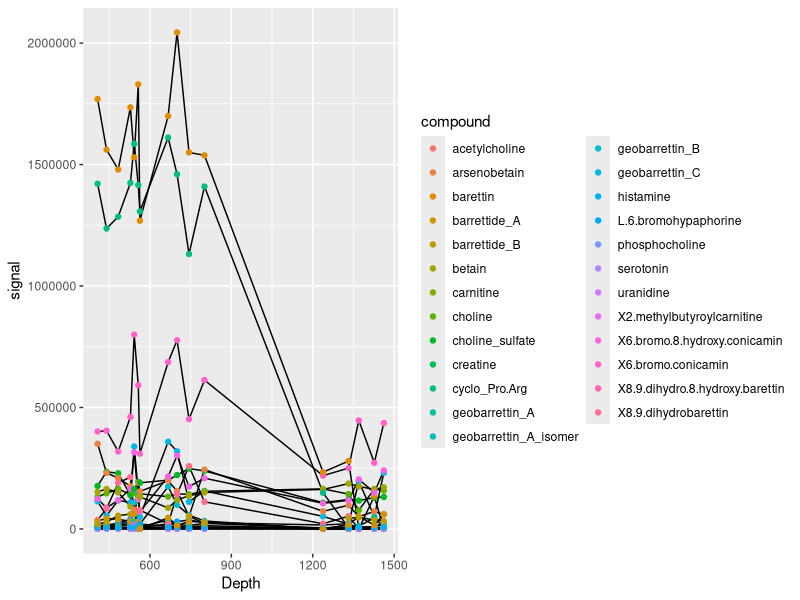
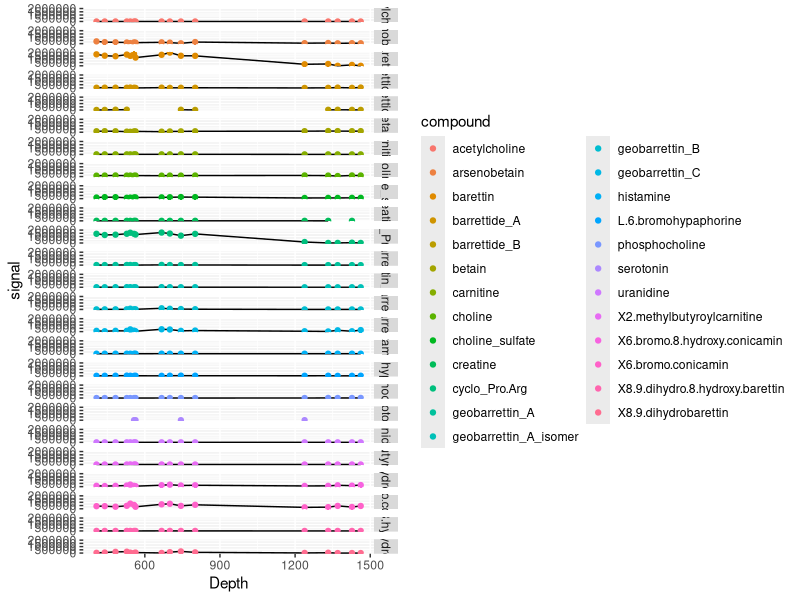
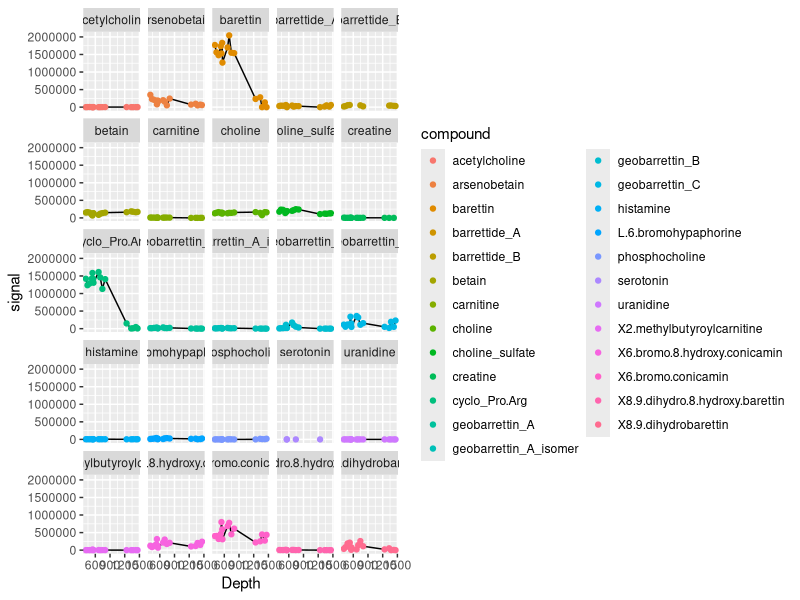
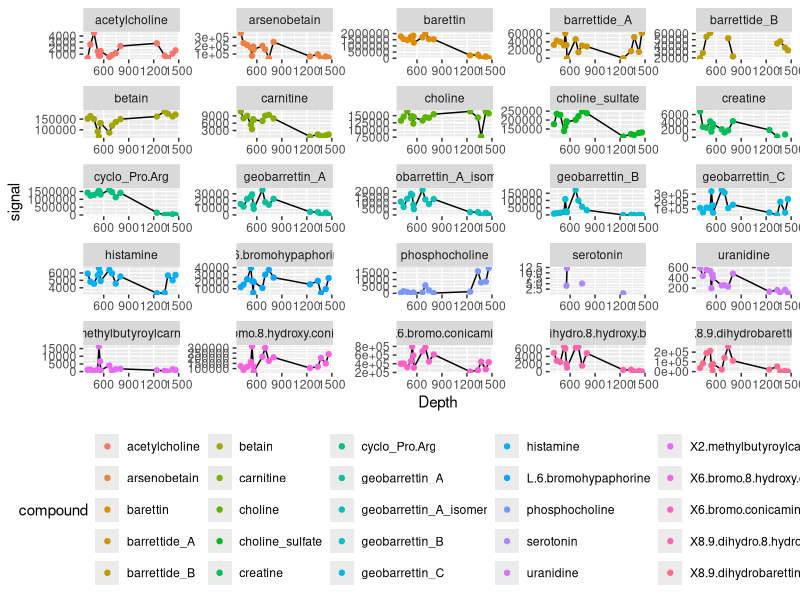
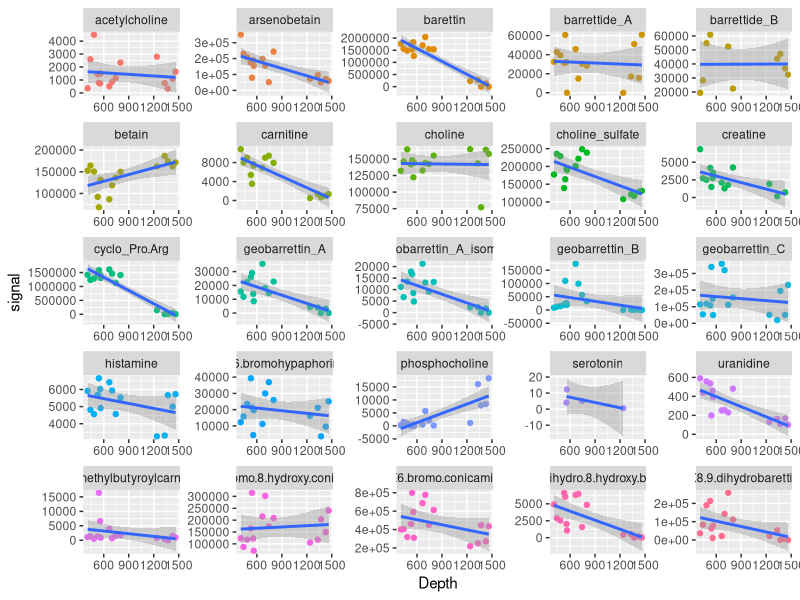
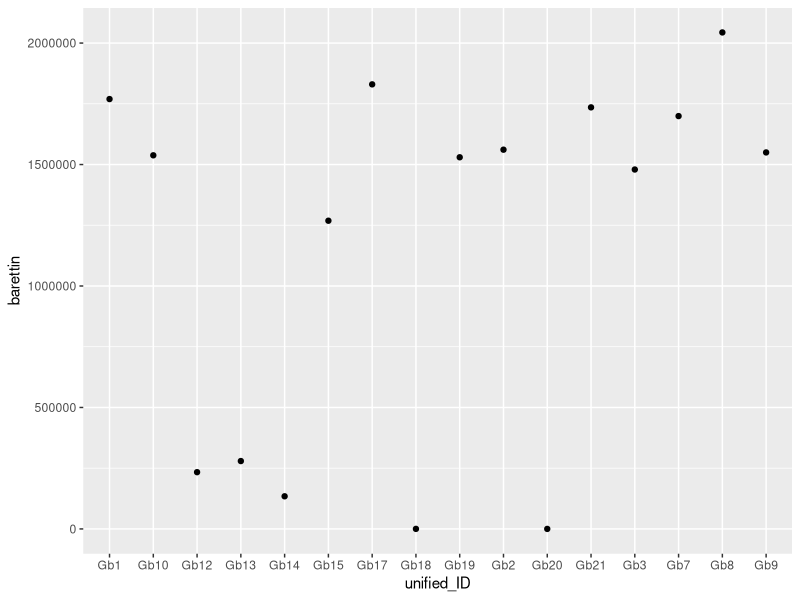
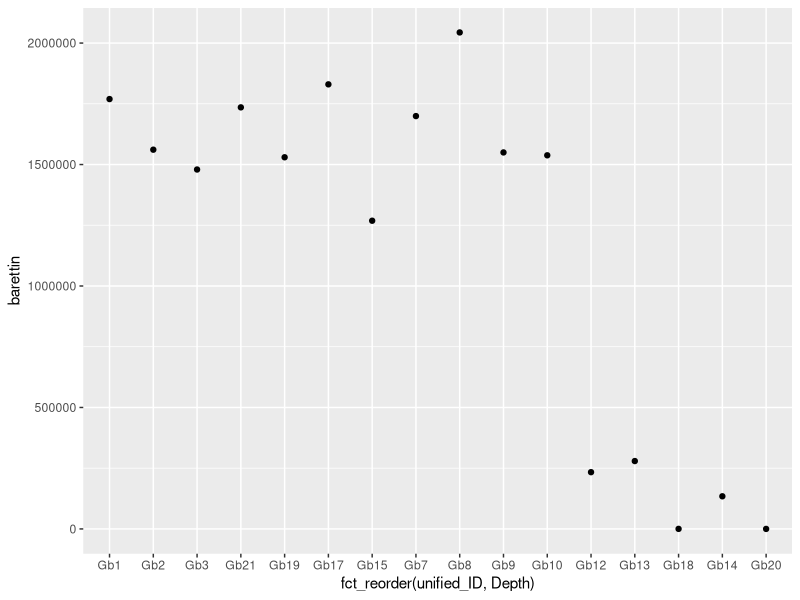
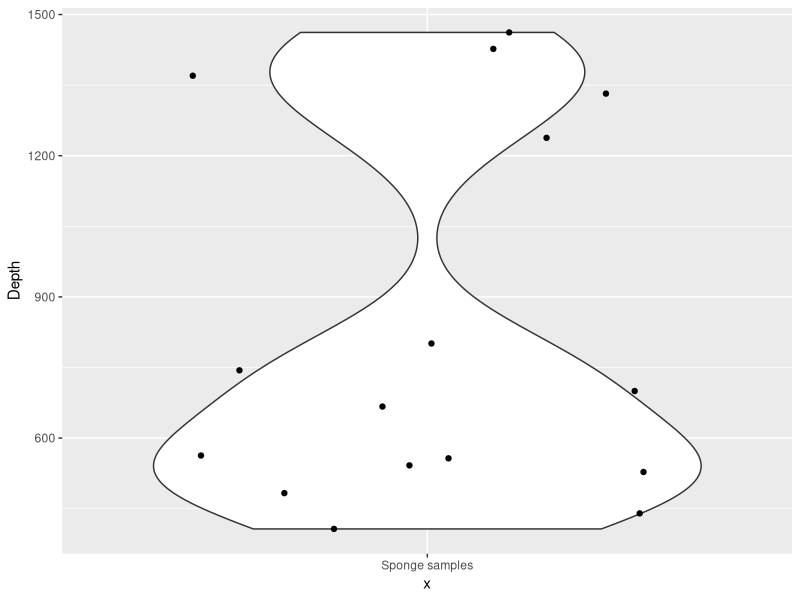

The R script that drew these images, in order:
## ---- chunk 1
knitr::opts_chunk$set(echo = TRUE, tidy=TRUE, message = FALSE, warning = FALSE)
## ---- chunk 2
# try read.csv(), read_csv() or read_delim()

# Look at the data frames any way you like
## ---- chunk 3
compounds <- read.csv("data/metabolite_master.csv", header = T, sep = ",")
meta_data <- read.csv("data/metadata_metabolomics.csv", header = T, sep = ";")
## ---- chunk 4
# I only gave you metabolite data for one species (GbXX= Geodia barretti sample XX), for which we have 16 samples. The meta data has more infomrmation on other samples also included in this study.
## ---- chunk 5
library(tidyverse)
#library(dplyr)

meta_data %>%
  filter(Species=="Geodia barretti") %>%
  dplyr::select(Depth) %>% # I had to specify which version of the 'select' command I wanted to use. This command exists in several packages/libraries (MASS)
  min()

meta_data %>%
  filter(Species=="Geodia barretti") %>%
  dplyr::select(Depth) %>%
  max()
## ---- chunk 6
# Add depth infromation to the 'compounds' data set.

# use pivot_longer() to get it into the long format. I'll call the values "signal" and the different compounds "compound". As I'm lazy, the new data frame get called "cmp".

# The order does not matter.
## ---- chunk 7
#colnames(compounds)
cmp <- pivot_longer(compounds, cols = !c(unified_ID), values_to = "signal", names_to = "compound")
cmp <- left_join(cmp, meta_data[,c("unified_ID", "Depth")]) # Do you understand the difference between the different join_... functions?
head(cmp)
## ---- chunk 8
ggplot(cmp, aes(x=Depth, y=signal, group=compound))+
  geom_line()+
  geom_point(aes(col=compound))
## ---- chunk 9
ggplot(cmp, aes(x=Depth, y=signal, group=compound))+
  geom_line()+
  geom_point(aes(col=compound))+
  facet_grid(rows = vars(compound))

# You can also write this command as facet_grid(compound~.) and  facet_grid(.~compound) for rows/columns respectively.
## ---- chunk 10
ggplot(cmp, aes(x=Depth, y=signal, group=compound))+
  geom_line()+
  geom_point(aes(col=compound))+
  facet_wrap(.~compound, ncol = 5)
## ---- chunk 11
# I think one of the major issues is that the plots all have the same scales/axes. This can be interesting in some cases, but here we can't really see what's going on in many of them. Your task now is to figure out how to allow the scales/axes tobe set independently.

# Could be useful to move the legend to the bottom, too?
## ---- chunk 12
ggplot(cmp, aes(x=Depth, y=signal, group=compound))+
  geom_line()+
  geom_point(aes(col=compound))+
  facet_wrap(.~compound, ncol = 5, scales="free")+
  theme(legend.position="bottom")
## ---- chunk 13
ggplot(cmp, aes(x=Depth, y=signal, group=compound))+
  geom_point(aes(col=compound))+
  facet_wrap(.~compound, ncol = 5, scales="free")+
  geom_smooth(method = "lm")+
  theme(legend.position="none")
## ---- chunk 14
ggplot(compounds, aes(x=unified_ID, y=barettin))+geom_point()
## ---- chunk 15
# add the depth information as we've done before

# check out the library forcats (part of tidyverse)
## ---- chunk 16
compounds %>%
  left_join(., meta_data[,c("unified_ID", "Depth")]) %>%
  ggplot(., aes(x=fct_reorder(unified_ID, Depth), y=barettin))+geom_point() # reordering 'unified_ID' by 'Depth'
## ---- chunk 17
# Given that we typically work in columns, the 'compounds' data frame is quite suitable. It just lacks a column for depth. Can you add that information as you did before? 

# I'll create a new data frame called 'stats'.
## ---- chunk 18
stats <- left_join(compounds, meta_data[,c("unified_ID", "Depth")])
## ---- chunk 19
cor.test(stats$Depth, stats$barettin)
## ---- chunk 20
barettin_correlation <- cor.test(stats$Depth, stats$barettin)
barettin_correlation$p.value
barettin_correlation$estimate
## ---- chunk 21
n <- 1 # when we set n to 1 the first step in the loop will be to add 1, so we'll be at 2 :)

#dim(stats) # gives you two numbers: the number of rows and columns. We're interest in the second only:

#dim(stats)[2] # gives you the second only. 

# Now, to omit the last column, we subtract 1 from that number:

#dim(stats)[2]-1

while(n<dim(stats)[2]-1){
  n <- n+1
}

## ---- chunk 22
n <- 1

while(n<dim(stats)[2]-1){
  n <- n+1
  cor.test(stats[,n], stats$Depth)
}

## ---- chunk 23
#colnames() # gives you column names

# colons define a sequence, e.g. '3:7' is [1] 3 4 5 6 7

#data.frame() # converts a sequence/vector into a data frame
## ---- chunk 24
results <- data.frame(colnames(stats[2:(dim(stats)[2]-1)]))

# You can unpack this as follows:

#colnames(stats) # gives you all the column names. But we only want those for which we're going to collect the correlation estimates and p-values. So the column names from the second column (2) to (:) the second to last (dim(stats)[2]-1). The second part needs to be in parentheses because otherwise R seems to subtract somehow from the whole sequence. oO

#colnames(stats[2:(dim(stats)[2]-1)]) # SO these are all the compounds we're going to evaluate

#and we say that that should be a data frame instead of just a character vector using data.frame()

#results # have a look at it. The column name is bad, so we'll call it "compound"
colnames(results) <- "compound"
results["estimate"] <- NA
results["p_value"] <- NA

head(results) #looks good
## ---- chunk 25
n <- 1

while(n<dim(stats)[2]-1){
  n <- n+1
  k <- cor.test(stats[,n], stats$Depth) # do the correlation test and save it as 'k'
  results$estimate[n-1] <- k$estimate # take the estimate from the correlation analysis and save it in the data frame we just created
  results$p_value[n-1] <- k$p.value # take the p-value from the correlation analysis and save it in the data frame we just created
}

head(results)
## ---- chunk 26
ggplot(stats, aes(x="Sponge samples", y=Depth))+
  geom_violin(adjust = .5)+ # the argument/factor in the parenthesis just makes it look slimmer/snug.
  geom_jitter(height = 0)
## ---- chunk 27
# 'df$column' selects a column

# [] allows you to set a condition or selection criterion. You can refer to another column and use < or > for instance

## ---- chunk 28
stats$barettin[stats$Depth<1000] # barettin signal from samples shallower (less than) 1000 m depth
stats$barettin[stats$Depth>1000] # barettin signal from samples deeper (more than) 1000 m depth
## ---- chunk 29
t.test(stats$barettin[stats$Depth<1000], stats$barettin[stats$Depth>1000])
